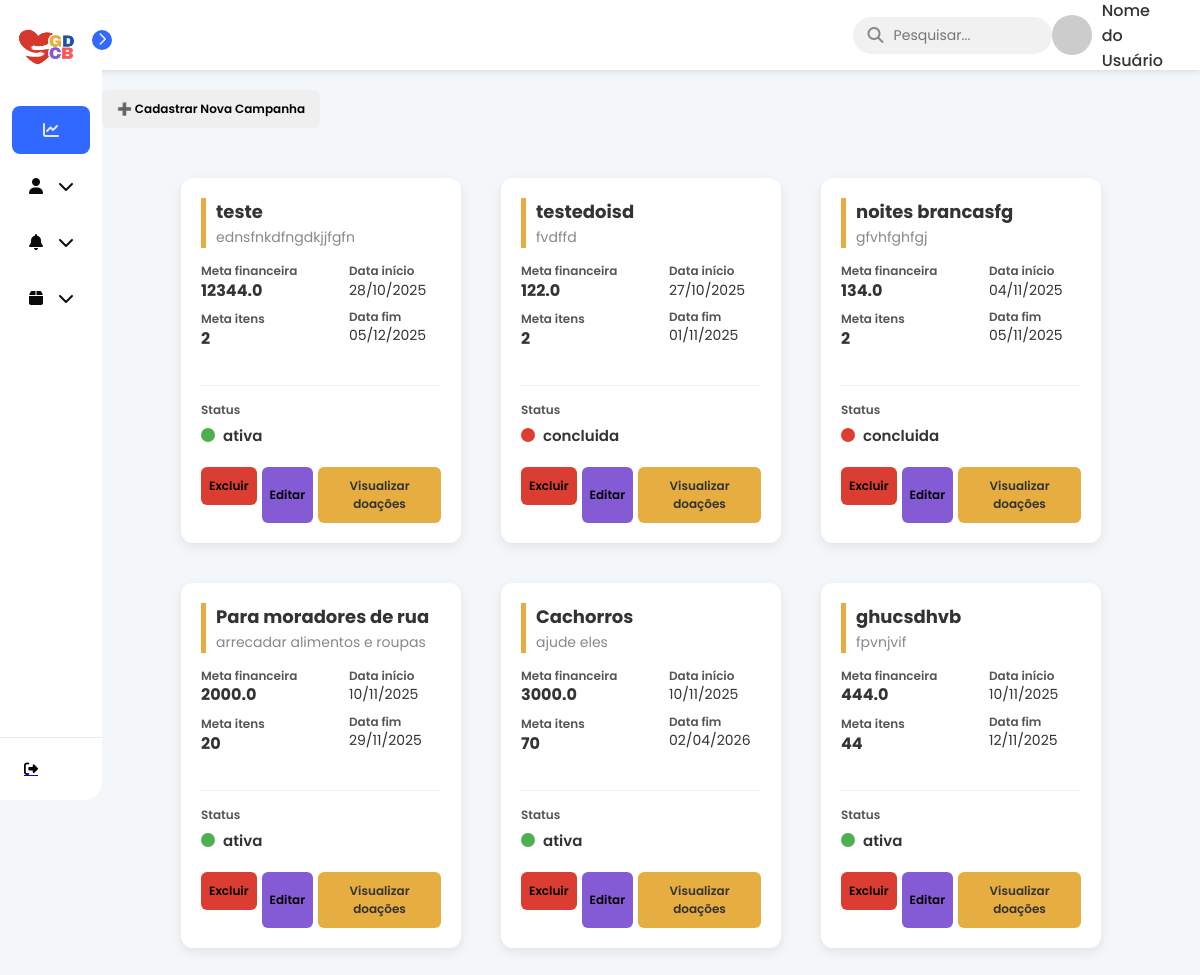
/campanhas/, run on the app's committed database.
### models.py (models this page shows)
class Campanha(SQLModel, table=True):
    __tablename__ = "campanhas"
    id: Optional[int] = Field(default=None, primary_key=True)
    titulo: str
    descricao: str
    meta_financeira: float | None = None
    meta_itens: int | None = None
    data_inicio: Optional[date]
    data_fim: Optional[date]
    status: str
    data_criacao: date = Field(default_factory=date.today)
    categoria_id: Optional[int] = Field(default=None, foreign_key="categorias.id")
    doacoes: List["Doacao"] = Relationship(back_populates="campanha")
    relatorios: List["Relatorio"] = Relationship(back_populates="campanha")

### controllers/campanhas.py (the view)
@router.get("/", response_class=HTMLResponse)
def listar_campanhas(request: Request, session: Session = Depends(get_session)):
    campanhas = session.exec(select(Campanha)).all()
    return templates.TemplateResponse(
        "card_campanha.html",
        {"request": request, "campanhas": campanhas}
    )

### templates/card_campanha.html (shortened to what this page needs)
{% extends 'base.html' %}
{% block head %}
    <link rel="stylesheet" href="{{ url_for('static', path='/card_campanha.css') }}">
    <link rel="stylesheet" href="{{ url_for('static', path='/cadastro_campanha.css') }}">
{% endblock %}
{% block content %}
    <div style="margin-bottom: 20px;">
        <button id="openModalBtn" class="btn btn-primary" style="padding: 10px 15px; cursor: pointer;">
            ➕ Cadastrar Nova Campanha
        </button>
    </div>
    <div class="cards-container">
        {% for campanha in campanhas %}
            <div class="card-campanha">
                <div class="card-header">
                    <h3 class="campanha-titulo">{{ campanha.titulo }}</h3>
                    <p class="campanha-descricao">{{ campanha.descricao }}</p>
                </div>
                <div class="card-body">
                    <div class="info-bloco metas">
                        <div class="info-item">
                            <span class="label">Meta financeira</span>
                            <span class="valor">{{ campanha.meta_financeira }}</span>
                        </div>
                        <div class="info-item">
                            <span class="label">Meta itens</span>
                            <span class="valor">{{ campanha.meta_itens }}</span>
                        </div>
                    </div>
                    <div class="info-bloco datas">
                        <div class="info-item">
                            <span class="label">Data início</span>
                            <span class="valor-data">{{ campanha.data_inicio.strftime('%d/%m/%Y') if campanha.data_inicio else '-' }}</span>
                        </div>
                        <div class="info-item">
                            <span class="label">Data fim</span>
                            <span class="valor-data">{{ campanha.data_fim.strftime('%d/%m/%Y') if campanha.data_fim else '-' }}</span>
                        </div>
                    </div>
                    <div class="info-bloco status-row">
                        <span class="label">Status</span>
                        <div class="status-display">
                            <div class="status-indicator {{ campanha.status | lower }}"></div>
                            <span class="status-texto">{{ campanha.status }}</span>
                        </div>
                    </div>
                </div>
                <div class="card-footer">
                    <form action="/campanhas/deletar/{{ campanha.id }}" method="post" style="display: inline;">
                        <button type="submit" class="btn btn-excluir" onclick="return confirm('Tem certeza que deseja EXCLUIR a campanha {{ campanha.titulo }}?')">
                            Excluir
                        </button>
                    </form>
                    <button
                            class="btn btn-editar"
                            onclick="openEditModal(
                                {{ campanha.id }},
                                '{{ campanha.titulo }}',
                                '{{ campanha.descricao }}',
                                {{ campanha.meta_financeira }},
                                {{ campanha.meta_itens }},
                                '{{ campanha.data_inicio.strftime('%Y-%m-%d') if campanha.data_inicio else '' }}',
                                '{{ campanha.data_fim.strftime('%Y-%m-%d') if campanha.data_fim else '' }}',
                                '{{ campanha.status }}'
                            )">
                        Editar
                    </button>
                    <button class="btn btn-visualizar">Visualizar doações</button>
                </div>
            </div>
        {% endfor %}
    </div>
{% endblock %}

### templates/base.html (shortened to what this page needs)
<!DOCTYPE html>
<html lang="pt-br">
<head>
    <link rel="stylesheet" href="https://cdnjs.cloudflare.com/ajax/libs/font-awesome/6.5.1/css/all.min.css" xintegrity="sha512-DTOQO9RWCH3ppGqcWaEA1BIZOC6xxalwEsw9c2QQeAIftl+Vegovlnee1c9QX4TctnWMn13TZye+giMm8e2LwA==" />
    <link rel="stylesheet" href="{{ url_for('static', path='/base.css') }}">
    <link href='https://cdn.boxicons.com/fonts/basic/boxicons.min.css' rel='stylesheet'>
    {% block head %}{% endblock %}
</head>
<body>
    <header class="top-header">
        <div class="search-bar">
            <i class="fa-solid fa-magnifying-glass search-icon"></i>
            <input type="text" placeholder="Pesquisar...">
        </div>
        <div class="user-profile">
            <img src="https://via.placeholder.com/40" alt="User Profile Picture">
            <span>Nome do Usuário</span>
        </div>
    </header>
    <nav id="sidebar">
        <div id="sidebar_content">
            <div id="user">
                <img src="../static/assets/logo.png" id="user_avatar" alt="Avatar">
            </div>
            <ul id="side_items">
                <li class="side-item active">
                    <a href="#">
                        <i class="fa-solid fa-chart-line"></i>
                    </a>
                </li>
                <li class="side-item has-submenu">
                    <a href="#" class="submenu-toggle">
                        <i class="fa-solid fa-user"></i>
                        <i class="fa-solid fa-chevron-down arrow"></i>
                    </a>
                </li>
                <li class="side-item has-submenu">
                    <a href="#" class="submenu-toggle">
                        <i class="fa-solid fa-bell"></i>
                        <i class="fa-solid fa-chevron-down arrow"></i>
                    </a>
                </li>
                <li class="side-item has-submenu">
                    <a href="#" class="submenu-toggle">
                        <i class="fa-solid fa-box"></i>
                        <i class="fa-solid fa-chevron-down arrow"></i>
                    </i class="fa-solid fa-box"></i></a>
                </li>
            </ul>
            <button id="open_btn">
                <i id="open_btn_icon" class="fa-solid fa-chevron-right"></i>
            </button>
        </div>
      <div id="logout">
            <a href="{{ url_for('logout') }}">
                <button id="logout_btn">
                    <i class="fa-solid fa-right-from-bracket"></i>
                </button>
            </a>
        </div>
    </nav>
    <main>
        {% block content %}
        {% endblock %}
    </main>
</body>
</html>

### static/base.css (style rules this page uses)
* { margin: 0; padding: 0; box-sizing: border-box; font-family: 'Poppins', sans-serif; }
body { display: flex; min-height: 100vh; background-color: #ebebeb; }
#sidebar { display: flex; flex-direction: column; justify-content: space-between; background-color: #ffffff; height: 100vh; border-radius: 0px 18px 18px 0px; position: fixed; left: 0; top: 0; transition: all .5s; min-width: 82px; z-index: 20; }
#sidebar_content { padding: 12px; }
#user { display: flex; align-items: center; gap: 8px; margin-bottom: 24px; }
#user_avatar { width: 70px; height: 70px; object-fit: cover; border-radius: 20px; }
#side_items { display: flex; flex-direction: column; gap: 8px; list-style: none; }
.side-item { border-radius: 8px; padding: 14px; cursor: pointer; }
.side-item.active { background-color: #3168ff; }
.side-item a { text-decoration: none; display: flex; align-items: center; justify-content: center; color: #0a0a0a; }
.side-item.active a { color: #e3e9f7; }
.side-item a i { display: flex; align-items: center; justify-content: center; width: 20px; height: 20px; }
#logout { border-top: 1px solid #e3e9f7; padding: 12px; }
#logout_btn { border: none; padding: 12px; font-size: 14px; display: flex; gap: 20px; align-items: center; border-radius: 8px; text-align: start; cursor: pointer; background-color: transparent; }
#open_btn { position: absolute; top: 30px; right: -10px; background-color: #3168ff; color: #e3e9f7; border-radius: 100%; width: 20px; height: 20px; border: none; cursor: pointer; }
#open_btn_icon { transition: transform .3s ease; }
.has-submenu .arrow { margin-left: auto; transition: transform 0.3s; }
.top-header { background-color: #ffffff; padding: 15px 30px; display: flex; justify-content: space-between; align-items: center; position: fixed; top: 0; right: 0; left: 82px; height: 70px; box-shadow: 0 2px 5px rgba(0, 0, 0, 0.1); z-index: 10; transition: left 0.5s; }
.search-bar { display: flex; align-items: center; background-color: #f1f1f1; border-radius: 20px; padding: 8px 15px; width: 300px; margin-left: 70%; }
.search-bar input { border: none; background-color: transparent; outline: none; margin-left: 10px; font-size: 14px; width: 100%; }
.search-bar .search-icon { color: #888; }
.user-profile { display: flex; align-items: center; gap: 10px; }
.user-profile img { width: 40px; height: 40px; border-radius: 50%; object-fit: cover; }
.user-profile span { font-weight: 500; color: #333; }
main { padding: 90px 20px 20px 20px; margin-left: 82px; position: static; z-index: 0; width: 100%; transition: margin-left 0.5s; }

### static/cadastro_campanha.css (style rules this page uses)
body { font-family: 'Segoe UI', Tahoma, Geneva, Verdana, sans-serif; background-color: #f4f7f9; display: flex; justify-content: center; align-items: center; min-height: 100vh; margin: 0; }

### data on the page
Campanha: titulo "teste", descricao "ednsfnkdfngdkjjfgfn", meta_financeira "12344.0", meta_itens "2", data_inicio "28/10/2025", data_fim "05/12/2025", status "ativa"
Campanha: titulo "testedoisd", descricao "fvdffd", meta_financeira "122.0", meta_itens "2", data_inicio "27/10/2025", data_fim "01/11/2025", status "concluida"
Campanha: titulo "noites brancasfg", descricao "gfvhfghfgj", meta_financeira "134.0", meta_itens "2", data_inicio "04/11/2025", data_fim "05/11/2025", status "concluida"
Campanha: titulo "Para moradores de rua", descricao "arrecadar alimentos e roupas", meta_financeira "2000.0", meta_itens "20", data_inicio "10/11/2025", data_fim "29/11/2025", status "ativa"
Campanha: titulo "Cachorros", descricao "ajude eles", meta_financeira "3000.0", meta_itens "70", data_inicio "10/11/2025", data_fim "02/04/2026", status "ativa"
Campanha: titulo "ghucsdhvb", descricao "fpvnjvif", meta_financeira "444.0", meta_itens "44", data_inicio "10/11/2025", data_fim "12/11/2025", status "ativa"
